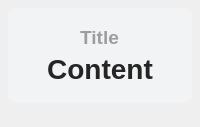
<?xml version="1.0" encoding="UTF-8"?>
<ui version="4.0">
 <class>Form</class>
 <widget class="QWidget" name="Form">
  <property name="geometry">
   <rect>
    <x>0</x>
    <y>0</y>
    <width>200</width>
    <height>127</height>
   </rect>
  </property>
  <property name="minimumSize">
   <size>
    <width>0</width>
    <height>0</height>
   </size>
  </property>
  <property name="maximumSize">
   <size>
    <width>16777215</width>
    <height>65536</height>
   </size>
  </property>
  <property name="windowTitle">
   <string>基本组件</string>
  </property>
  <layout class="QHBoxLayout" name="horizontalLayout">
   <property name="spacing">
    <number>22</number>
   </property>
   <property name="leftMargin">
    <number>8</number>
   </property>
   <property name="topMargin">
    <number>8</number>
   </property>
   <property name="rightMargin">
    <number>8</number>
   </property>
   <property name="bottomMargin">
    <number>24</number>
   </property>
   <item>
    <widget class="QFrame" name="backgnd">
     <property name="styleSheet">
      <string notr="true">background-color: rgba(242, 243, 245, 255);
border-radius: 8px</string>
     </property>
     <property name="frameShape">
      <enum>QFrame::StyledPanel</enum>
     </property>
     <property name="frameShadow">
      <enum>QFrame::Raised</enum>
     </property>
     <layout class="QVBoxLayout" name="verticalLayout">
      <property name="spacing">
       <number>0</number>
      </property>
      <property name="topMargin">
       <number>14</number>
      </property>
      <property name="bottomMargin">
       <number>14</number>
      </property>
      <item>
       <layout class="QHBoxLayout" name="titleLayout">
        <item>
         <widget class="QLabel" name="title">
          <property name="sizePolicy">
           <sizepolicy hsizetype="Maximum" vsizetype="Maximum">
            <horstretch>0</horstretch>
            <verstretch>0</verstretch>
           </sizepolicy>
          </property>
          <property name="font">
           <font>
            <family>Microsoft YaHei UI</family>
            <pointsize>14</pointsize>
            <weight>75</weight>
            <bold>true</bold>
           </font>
          </property>
          <property name="styleSheet">
           <string notr="true">color: rgba(0, 0, 0, 90);
background-color: rgba(255, 255, 255, 0);
font-weight: bold;</string>
          </property>
          <property name="text">
           <string>Title</string>
          </property>
          <property name="textFormat">
           <enum>Qt::PlainText</enum>
          </property>
          <property name="alignment">
           <set>Qt::AlignCenter</set>
          </property>
         </widget>
        </item>
       </layout>
      </item>
      <item>
       <layout class="QHBoxLayout" name="contentLayout">
        <item>
         <widget class="QLabel" name="content">
          <property name="sizePolicy">
           <sizepolicy hsizetype="Maximum" vsizetype="Maximum">
            <horstretch>0</horstretch>
            <verstretch>0</verstretch>
           </sizepolicy>
          </property>
          <property name="font">
           <font>
            <family>Microsoft YaHei UI</family>
            <pointsize>21</pointsize>
            <weight>75</weight>
            <bold>true</bold>
           </font>
          </property>
          <property name="styleSheet">
           <string notr="true">border: none;
color: rgba(37, 37, 37, 255);
font-weight: bold;
background-color: rgba(255, 255, 255, 0);</string>
          </property>
          <property name="text">
           <string>Content</string>
          </property>
          <property name="textFormat">
           <enum>Qt::PlainText</enum>
          </property>
          <property name="alignment">
           <set>Qt::AlignCenter</set>
          </property>
         </widget>
        </item>
       </layout>
      </item>
     </layout>
    </widget>
   </item>
  </layout>
 </widget>
 <resources/>
 <connections/>
</ui>
